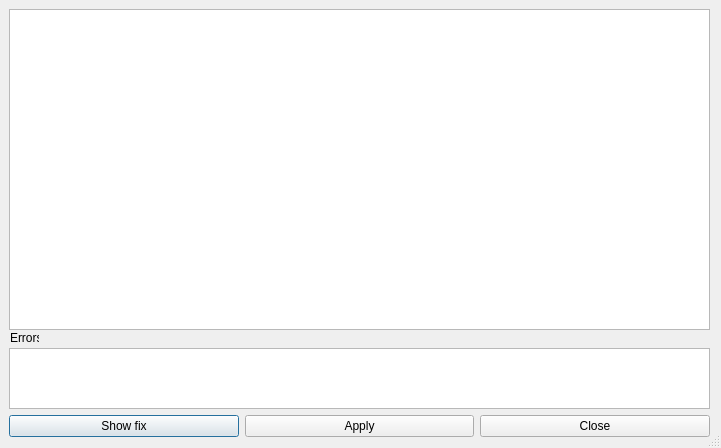
<?xml version="1.0" encoding="UTF-8"?>
<ui version="4.0">
 <class>fixDialog</class>
 <widget class="QDialog" name="fixDialog">
  <property name="geometry">
   <rect>
    <x>0</x>
    <y>0</y>
    <width>721</width>
    <height>448</height>
   </rect>
  </property>
  <property name="windowTitle">
   <string>Fix XML</string>
  </property>
  <property name="sizeGripEnabled">
   <bool>true</bool>
  </property>
  <widget class="QPlainTextEdit" name="plainTextEdit">
   <property name="geometry">
    <rect>
     <x>9</x>
     <y>9</y>
     <width>701</width>
     <height>321</height>
    </rect>
   </property>
   <property name="lineWrapMode">
    <enum>QPlainTextEdit::NoWrap</enum>
   </property>
   <property name="readOnly">
    <bool>true</bool>
   </property>
  </widget>
  <widget class="QWidget" name="horizontalLayoutWidget">
   <property name="geometry">
    <rect>
     <x>9</x>
     <y>414</y>
     <width>701</width>
     <height>25</height>
    </rect>
   </property>
   <layout class="QHBoxLayout" name="horizontalLayout">
    <item>
     <widget class="QPushButton" name="button_ShowFix">
      <property name="text">
       <string>Show fix</string>
      </property>
     </widget>
    </item>
    <item>
     <widget class="QPushButton" name="button_Apply">
      <property name="enabled">
       <bool>true</bool>
      </property>
      <property name="text">
       <string>Apply</string>
      </property>
     </widget>
    </item>
    <item>
     <widget class="QPushButton" name="button_Close">
      <property name="text">
       <string>Close</string>
      </property>
     </widget>
    </item>
   </layout>
  </widget>
  <widget class="QPlainTextEdit" name="plainTextEdit_2">
   <property name="enabled">
    <bool>true</bool>
   </property>
   <property name="geometry">
    <rect>
     <x>9</x>
     <y>348</y>
     <width>701</width>
     <height>61</height>
    </rect>
   </property>
   <property name="lineWrapMode">
    <enum>QPlainTextEdit::WidgetWidth</enum>
   </property>
   <property name="readOnly">
    <bool>true</bool>
   </property>
  </widget>
  <widget class="QLabel" name="label">
   <property name="geometry">
    <rect>
     <x>10</x>
     <y>330</y>
     <width>29</width>
     <height>16</height>
    </rect>
   </property>
   <property name="text">
    <string>Errors</string>
   </property>
  </widget>
 </widget>
 <resources/>
 <connections/>
</ui>
